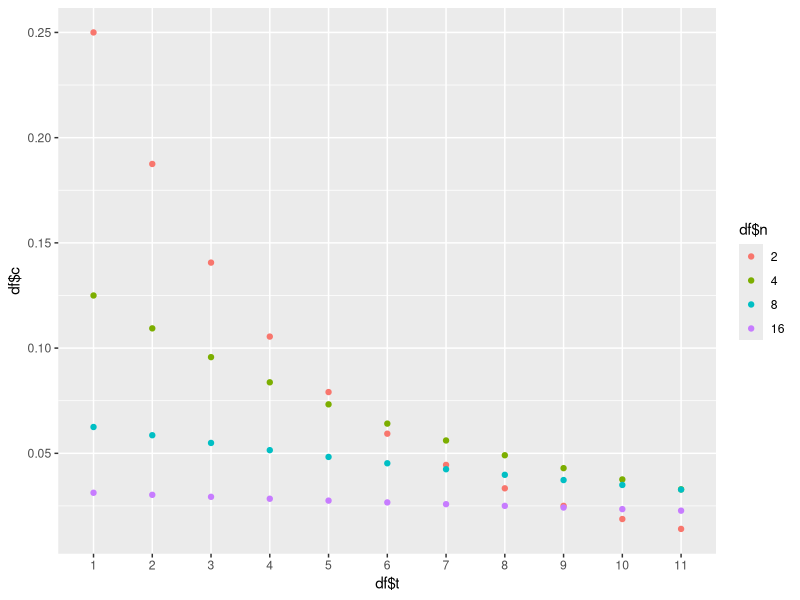

Write the R code that produced this figure.
## ---- chunk 1
coalesce_exact <- function(n, t) {
#   if (n <= 0) {
#     stop("n must be bigger than zero")
#     }
#   if (t <= 0) {
#     stop("t must be bigger than zero")
#     }

  f <- 1.0 / (2.0 * n)
  out <- ((1.0 - f) ^ (t - 1.0)) * f
  out
  
}

coalesce_approx <- function(n, t) {
#   if (n <= 0) {
#     stop("n must be bigger than zero")
#     }
#   if (t <= 0) {
#     stop("t must be bigger than zero")
#     }

  out <- (1 / (2.0 * n)) * exp( -(t - 1.0) / (2.0 * n) )
  out
  
}

ts <- 11
ns <- c(2,4,8,16)

df <- data.frame(
  n = rep(ns, each = ts),
  t = rep(seq(from = 1, to = ts), time = length(ns))
)
df <- dplyr::mutate(df, c = coalesce_exact(n = df$n, t = df$t))
df$n <- as.factor(df$n)
df$t <- as.factor(df$t)


ggplot2::ggplot(
  df, 
  ggplot2::aes(x = df$t, y = df$c, colour = df$n)
) + ggplot2::geom_point()



